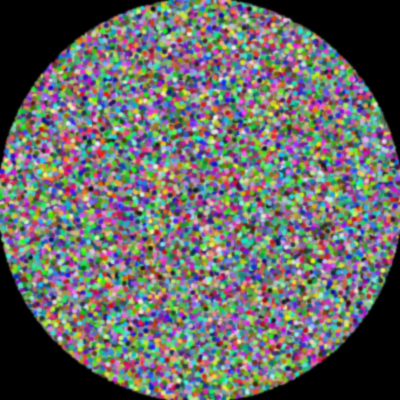
Frame 1 (no input)
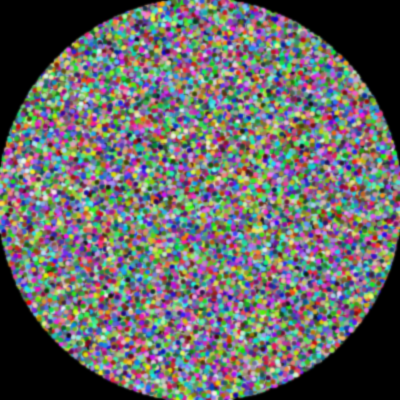
Frame 2 (the mouse pressed at the canvas centre, redrawn once)

The p5.js sketch that drew these frames (run headless with seeded random() and noise() and a simulated clock; the mouse was pressed at the canvas centre and the sketch redrawn once):

// p5.js sketch
// ── sketch.js
function setup() {
  createCanvas(400, 400);
  noLoop()

  num_points = 100000;
  point_size = 5
  noStroke()
  fill(0)

}

/*
Step 1: Create the cumulative distribution function (CDF)
The CDF is, as the name suggests, the cumulative version of the PDF. Since we're working with reals, the CDF is expressed as an integral.

CDF(x) = ∫PDF = ∫2x = x2
Step 2: Mirror the CDF along y = x
Mathematically this boils down to swapping x and y and solving for y:

CDF:y = x2
Swap:x = y2
Solve:y = √x
CDF-1:y = √x
Step 3: Apply the resulting function to a uniform value between 0 and 1
CDF-1(random()) = √random()
And that's where sqrt(random()) comes from.
*/

function draw() {
  background(0);
    translate(width/2, height/2)
    for (let i = 0; i < num_points; i++) {
      fill(random(0,255), random(0,255), random(0,255))
      angle = random() * 2 * PI
      radius = width / 2.0 * sqrt(random())
      x = radius * cos(angle)
      y = radius * sin(angle)
      ellipse(x,y,point_size)
    }


    filter(BLUR, 1);
}
